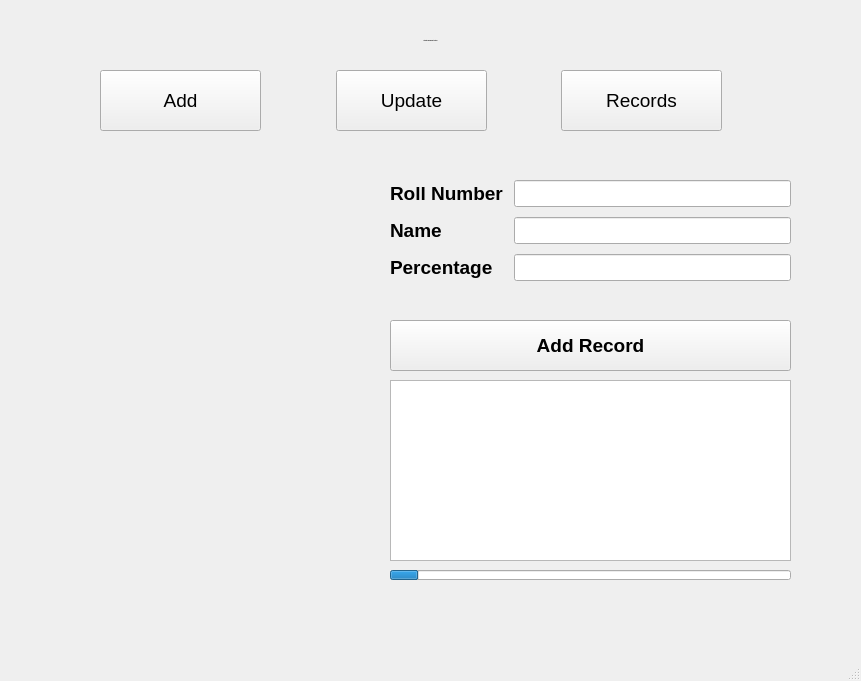
<?xml version="1.0" encoding="UTF-8"?>
<ui version="4.0">
 <class>MainWindow</class>
 <widget class="QMainWindow" name="MainWindow">
  <property name="geometry">
   <rect>
    <x>0</x>
    <y>0</y>
    <width>861</width>
    <height>681</height>
   </rect>
  </property>
  <property name="windowTitle">
   <string>MainWindow</string>
  </property>
  <property name="styleSheet">
   <string notr="true"/>
  </property>
  <widget class="QWidget" name="centralwidget">
   <widget class="QWidget" name="widget_Main" native="true">
    <property name="geometry">
     <rect>
      <x>20</x>
      <y>10</y>
      <width>821</width>
      <height>631</height>
     </rect>
    </property>
    <property name="font">
     <font>
      <pointsize>14</pointsize>
     </font>
    </property>
    <property name="styleSheet">
     <string notr="true"/>
    </property>
    <widget class="QWidget" name="widget_navigation" native="true">
     <property name="geometry">
      <rect>
       <x>80</x>
       <y>50</y>
       <width>671</width>
       <height>101</height>
      </rect>
     </property>
     <layout class="QHBoxLayout" name="horizontalLayout">
      <item>
       <widget class="QWidget" name="button_widget_1" native="true">
        <widget class="QPushButton" name="pushButton_1">
         <property name="geometry">
          <rect>
           <x>0</x>
           <y>10</y>
           <width>161</width>
           <height>61</height>
          </rect>
         </property>
         <property name="font">
          <font>
           <pointsize>14</pointsize>
          </font>
         </property>
         <property name="text">
          <string>Add</string>
         </property>
         <property name="icon">
          <iconset>
           <normaloff>../icons/graduation.png</normaloff>../icons/graduation.png</iconset>
         </property>
         <property name="iconSize">
          <size>
           <width>28</width>
           <height>28</height>
          </size>
         </property>
         <property name="checkable">
          <bool>false</bool>
         </property>
         <property name="checked">
          <bool>false</bool>
         </property>
         <property name="autoRepeat">
          <bool>false</bool>
         </property>
         <property name="autoExclusive">
          <bool>false</bool>
         </property>
        </widget>
       </widget>
      </item>
      <item>
       <widget class="QWidget" name="button_widget_2" native="true">
        <widget class="QPushButton" name="pushButton_7">
         <property name="geometry">
          <rect>
           <x>10</x>
           <y>10</y>
           <width>151</width>
           <height>61</height>
          </rect>
         </property>
         <property name="font">
          <font>
           <pointsize>14</pointsize>
          </font>
         </property>
         <property name="text">
          <string>Update</string>
         </property>
         <property name="icon">
          <iconset>
           <normaloff>../../../../../Downloads/pen.png</normaloff>../../../../../Downloads/pen.png</iconset>
         </property>
         <property name="iconSize">
          <size>
           <width>28</width>
           <height>28</height>
          </size>
         </property>
         <property name="checkable">
          <bool>false</bool>
         </property>
         <property name="checked">
          <bool>false</bool>
         </property>
         <property name="autoExclusive">
          <bool>false</bool>
         </property>
        </widget>
       </widget>
      </item>
      <item>
       <widget class="QWidget" name="button_widget_3" native="true">
        <widget class="QPushButton" name="pushButton_5">
         <property name="geometry">
          <rect>
           <x>10</x>
           <y>10</y>
           <width>161</width>
           <height>61</height>
          </rect>
         </property>
         <property name="font">
          <font>
           <pointsize>14</pointsize>
          </font>
         </property>
         <property name="text">
          <string>Records</string>
         </property>
         <property name="icon">
          <iconset>
           <normaloff>../icons/students.png</normaloff>../icons/students.png</iconset>
         </property>
         <property name="iconSize">
          <size>
           <width>28</width>
           <height>28</height>
          </size>
         </property>
         <property name="checkable">
          <bool>false</bool>
         </property>
         <property name="checked">
          <bool>false</bool>
         </property>
         <property name="autoExclusive">
          <bool>false</bool>
         </property>
        </widget>
       </widget>
      </item>
     </layout>
    </widget>
    <widget class="QStackedWidget" name="stackedWidget">
     <property name="geometry">
      <rect>
       <x>30</x>
       <y>150</y>
       <width>761</width>
       <height>451</height>
      </rect>
     </property>
     <property name="font">
      <font>
       <weight>75</weight>
       <italic>false</italic>
       <bold>true</bold>
      </font>
     </property>
     <property name="autoFillBackground">
      <bool>false</bool>
     </property>
     <property name="currentIndex">
      <number>0</number>
     </property>
     <widget class="QWidget" name="page1">
      <widget class="QWidget" name="widget" native="true">
       <property name="geometry">
        <rect>
         <x>330</x>
         <y>10</y>
         <width>421</width>
         <height>431</height>
        </rect>
       </property>
       <widget class="QTextEdit" name="textEdit">
        <property name="geometry">
         <rect>
          <x>10</x>
          <y>210</y>
          <width>401</width>
          <height>181</height>
         </rect>
        </property>
       </widget>
       <widget class="QPushButton" name="pushButton">
        <property name="geometry">
         <rect>
          <x>10</x>
          <y>150</y>
          <width>401</width>
          <height>51</height>
         </rect>
        </property>
        <property name="text">
         <string>Add Record</string>
        </property>
       </widget>
       <widget class="QWidget" name="layoutWidget_2">
        <property name="geometry">
         <rect>
          <x>10</x>
          <y>10</y>
          <width>401</width>
          <height>131</height>
         </rect>
        </property>
        <layout class="QFormLayout" name="formLayout">
         <property name="sizeConstraint">
          <enum>QLayout::SetDefaultConstraint</enum>
         </property>
         <property name="horizontalSpacing">
          <number>10</number>
         </property>
         <property name="verticalSpacing">
          <number>10</number>
         </property>
         <item row="0" column="0">
          <widget class="QLabel" name="label_5">
           <property name="font">
            <font>
             <weight>75</weight>
             <bold>true</bold>
            </font>
           </property>
           <property name="text">
            <string>Roll Number</string>
           </property>
          </widget>
         </item>
         <item row="0" column="1">
          <widget class="QLineEdit" name="lineEdit">
           <property name="font">
            <font>
             <pointsize>12</pointsize>
            </font>
           </property>
          </widget>
         </item>
         <item row="1" column="0">
          <widget class="QLabel" name="label">
           <property name="font">
            <font>
             <weight>75</weight>
             <bold>true</bold>
            </font>
           </property>
           <property name="text">
            <string>Name</string>
           </property>
          </widget>
         </item>
         <item row="1" column="1">
          <widget class="QLineEdit" name="lineEdit_2">
           <property name="font">
            <font>
             <pointsize>12</pointsize>
            </font>
           </property>
          </widget>
         </item>
         <item row="2" column="0">
          <widget class="QLabel" name="label_6">
           <property name="font">
            <font>
             <weight>75</weight>
             <bold>true</bold>
            </font>
           </property>
           <property name="text">
            <string>Percentage</string>
           </property>
          </widget>
         </item>
         <item row="2" column="1">
          <widget class="QLineEdit" name="lineEdit_3">
           <property name="font">
            <font>
             <pointsize>12</pointsize>
            </font>
           </property>
          </widget>
         </item>
        </layout>
       </widget>
       <widget class="QProgressBar" name="progressBar">
        <property name="enabled">
         <bool>true</bool>
        </property>
        <property name="geometry">
         <rect>
          <x>10</x>
          <y>400</y>
          <width>401</width>
          <height>10</height>
         </rect>
        </property>
        <property name="autoFillBackground">
         <bool>false</bool>
        </property>
        <property name="value">
         <number>7</number>
        </property>
        <property name="textVisible">
         <bool>false</bool>
        </property>
        <property name="invertedAppearance">
         <bool>false</bool>
        </property>
       </widget>
      </widget>
      <widget class="QLabel" name="image_label">
       <property name="geometry">
        <rect>
         <x>-10</x>
         <y>0</y>
         <width>771</width>
         <height>461</height>
        </rect>
       </property>
       <property name="styleSheet">
        <string notr="true"/>
       </property>
       <property name="text">
        <string/>
       </property>
       <property name="pixmap">
        <pixmap>../icons/11.jpg</pixmap>
       </property>
       <property name="scaledContents">
        <bool>true</bool>
       </property>
      </widget>
      <zorder>image_label</zorder>
      <zorder>widget</zorder>
     </widget>
     <widget class="QWidget" name="page_2">
      <widget class="QPushButton" name="pushButton_2">
       <property name="geometry">
        <rect>
         <x>310</x>
         <y>150</y>
         <width>141</width>
         <height>46</height>
        </rect>
       </property>
       <property name="font">
        <font>
         <pointsize>12</pointsize>
        </font>
       </property>
       <property name="text">
        <string>Check Data</string>
       </property>
      </widget>
      <widget class="QLabel" name="label_8">
       <property name="geometry">
        <rect>
         <x>200</x>
         <y>220</y>
         <width>141</width>
         <height>31</height>
        </rect>
       </property>
       <property name="text">
        <string>Update Data</string>
       </property>
      </widget>
      <widget class="QPushButton" name="pushButton_3">
       <property name="geometry">
        <rect>
         <x>310</x>
         <y>360</y>
         <width>141</width>
         <height>48</height>
        </rect>
       </property>
       <property name="font">
        <font>
         <pointsize>12</pointsize>
        </font>
       </property>
       <property name="text">
        <string>Update Details</string>
       </property>
       <property name="flat">
        <bool>false</bool>
       </property>
      </widget>
      <widget class="QWidget" name="">
       <property name="geometry">
        <rect>
         <x>200</x>
         <y>20</y>
         <width>381</width>
         <height>126</height>
        </rect>
       </property>
       <layout class="QGridLayout" name="gridLayout">
        <item row="0" column="0">
         <widget class="QLabel" name="label_7">
          <property name="font">
           <font/>
          </property>
          <property name="text">
           <string>Roll Number</string>
          </property>
         </widget>
        </item>
        <item row="0" column="1">
         <widget class="QLineEdit" name="lineEdit_4">
          <property name="font">
           <font>
            <pointsize>12</pointsize>
           </font>
          </property>
         </widget>
        </item>
        <item row="1" column="0" colspan="2">
         <widget class="QTextBrowser" name="textBrowser"/>
        </item>
       </layout>
      </widget>
      <widget class="QWidget" name="">
       <property name="geometry">
        <rect>
         <x>210</x>
         <y>260</y>
         <width>371</width>
         <height>91</height>
        </rect>
       </property>
       <layout class="QFormLayout" name="formLayout_2">
        <item row="0" column="0">
         <widget class="QLabel" name="label_9">
          <property name="font">
           <font>
            <pointsize>14</pointsize>
           </font>
          </property>
          <property name="text">
           <string>New Name</string>
          </property>
         </widget>
        </item>
        <item row="0" column="1">
         <widget class="QLineEdit" name="lineEdit_6">
          <property name="font">
           <font>
            <pointsize>14</pointsize>
           </font>
          </property>
         </widget>
        </item>
        <item row="1" column="0">
         <widget class="QLabel" name="label_10">
          <property name="font">
           <font>
            <pointsize>14</pointsize>
           </font>
          </property>
          <property name="text">
           <string>New Percentage</string>
          </property>
         </widget>
        </item>
        <item row="1" column="1">
         <widget class="QLineEdit" name="lineEdit_5">
          <property name="font">
           <font>
            <pointsize>14</pointsize>
           </font>
          </property>
         </widget>
        </item>
       </layout>
      </widget>
     </widget>
     <widget class="QWidget" name="page3">
      <widget class="QLabel" name="label_3">
       <property name="geometry">
        <rect>
         <x>50</x>
         <y>20</y>
         <width>281</width>
         <height>21</height>
        </rect>
       </property>
       <property name="text">
        <string>Details of the Students</string>
       </property>
       <property name="alignment">
        <set>Qt::AlignLeading|Qt::AlignLeft|Qt::AlignVCenter</set>
       </property>
      </widget>
      <widget class="QWidget" name="widget_3" native="true">
       <property name="geometry">
        <rect>
         <x>20</x>
         <y>50</y>
         <width>711</width>
         <height>391</height>
        </rect>
       </property>
       <widget class="QTableWidget" name="tableWidget">
        <property name="geometry">
         <rect>
          <x>10</x>
          <y>10</y>
          <width>691</width>
          <height>391</height>
         </rect>
        </property>
        <property name="sizeIncrement">
         <size>
          <width>0</width>
          <height>0</height>
         </size>
        </property>
        <property name="font">
         <font>
          <family>Arial,sans-serif</family>
          <weight>50</weight>
          <italic>false</italic>
          <bold>false</bold>
         </font>
        </property>
        <property name="frameShape">
         <enum>QFrame::StyledPanel</enum>
        </property>
        <property name="lineWidth">
         <number>1</number>
        </property>
        <property name="midLineWidth">
         <number>3</number>
        </property>
        <property name="gridStyle">
         <enum>Qt::NoPen</enum>
        </property>
        <property name="sortingEnabled">
         <bool>false</bool>
        </property>
        <column>
         <property name="text">
          <string>Name</string>
         </property>
         <property name="font">
          <font>
           <pointsize>14</pointsize>
          </font>
         </property>
        </column>
        <column>
         <property name="text">
          <string>Roll Number</string>
         </property>
         <property name="font">
          <font>
           <pointsize>14</pointsize>
          </font>
         </property>
        </column>
        <column>
         <property name="text">
          <string>Percentage</string>
         </property>
         <property name="font">
          <font>
           <pointsize>14</pointsize>
          </font>
         </property>
        </column>
       </widget>
      </widget>
      <widget class="QWidget" name="">
       <property name="geometry">
        <rect>
         <x>390</x>
         <y>9</y>
         <width>331</width>
         <height>44</height>
        </rect>
       </property>
       <layout class="QHBoxLayout" name="horizontalLayout_2">
        <item>
         <widget class="QPushButton" name="pushButton_6">
          <property name="font">
           <font>
            <pointsize>12</pointsize>
           </font>
          </property>
          <property name="text">
           <string>View Records</string>
          </property>
         </widget>
        </item>
        <item>
         <widget class="QPushButton" name="pushButton_8">
          <property name="font">
           <font>
            <pointsize>12</pointsize>
           </font>
          </property>
          <property name="text">
           <string>Delete All Records</string>
          </property>
         </widget>
        </item>
       </layout>
      </widget>
     </widget>
    </widget>
    <widget class="QLabel" name="label_4">
     <property name="geometry">
      <rect>
       <x>230</x>
       <y>10</y>
       <width>361</width>
       <height>41</height>
      </rect>
     </property>
     <property name="font">
      <font>
       <pointsize>-1</pointsize>
       <weight>75</weight>
       <bold>true</bold>
      </font>
     </property>
     <property name="text">
      <string>Student Management System</string>
     </property>
     <property name="alignment">
      <set>Qt::AlignCenter</set>
     </property>
    </widget>
   </widget>
  </widget>
  <widget class="QStatusBar" name="statusbar">
   <property name="font">
    <font>
     <weight>75</weight>
     <italic>true</italic>
     <bold>true</bold>
     <kerning>true</kerning>
    </font>
   </property>
  </widget>
 </widget>
 <resources>
  <include location="../icons/icons.qrc"/>
 </resources>
 <connections/>
</ui>
